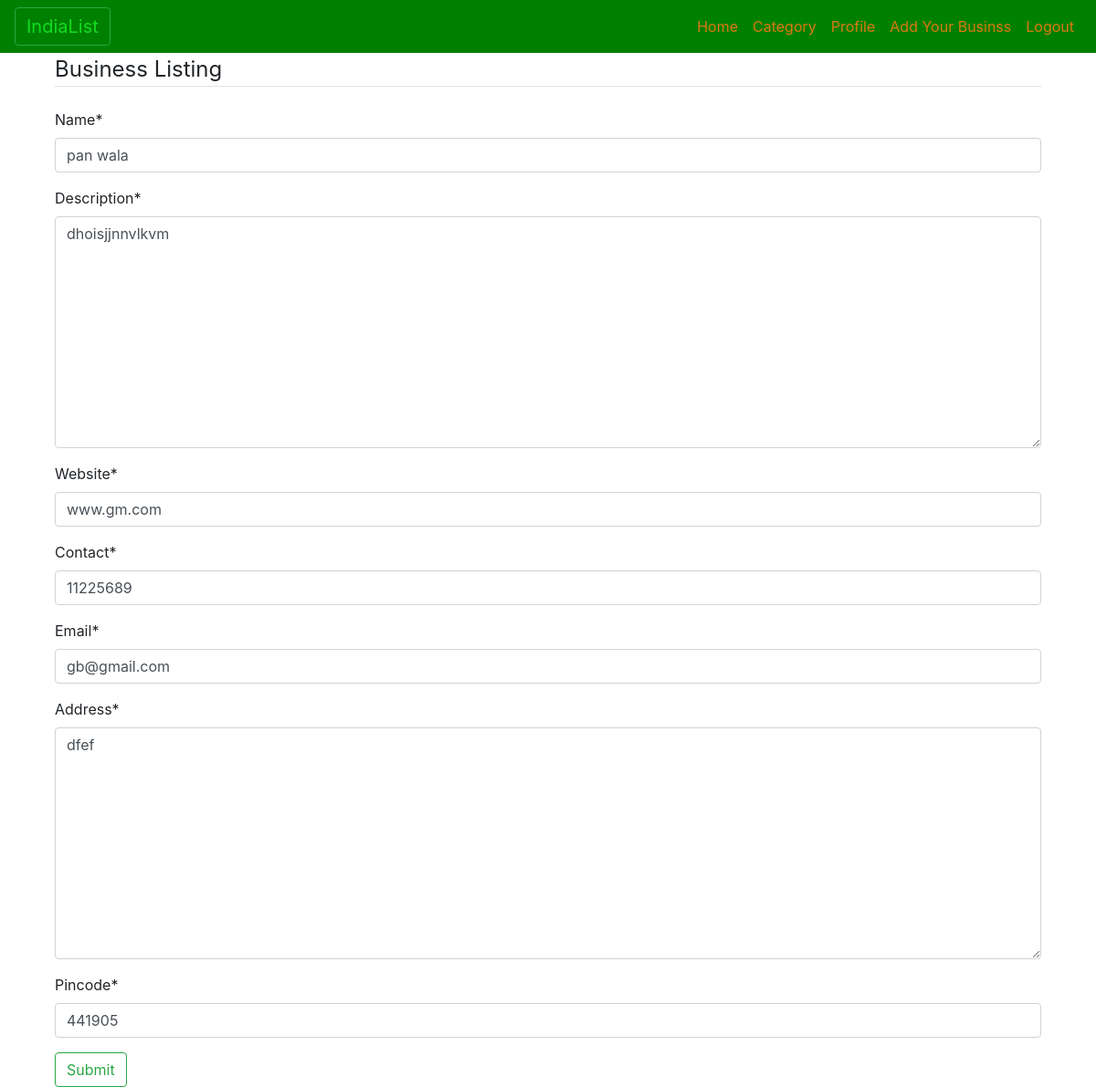
Screenshot of /list/7/update/ (signed in) with the database file from the repository.
### businesslisting/models.py (models this page shows, shortened)
class List(models.Model):
	name = models.CharField(max_length=200)
	description = models.TextField()
	website = models.CharField(max_length=100)
	contact = models.IntegerField()
	email   = models.CharField(max_length=50)
	address = models.TextField()
	pincode = models.IntegerField()
	date_posted = models.DateTimeField(default=timezone.now)
	author = models.ForeignKey(User,on_delete=models.CASCADE)

### businesslisting/views.py (the view, shortened to what this page needs)
# urls.py: path('list/<int:pk>/update/', BizUpdateView.as_view(), name='list-update'),
class BizUpdateView(LoginRequiredMixin, UserPassesTestMixin, UpdateView):
	model = List
	fields = ['name','description','website','contact','email','address','pincode']
	def test_func(self):
		list = self.get_object()
		if self.request.user == list.author:
			return True
		return False

### businesslisting/templates/businesslisting/list_form.html (shortened to what this page needs)
{% extends "businesslisting/base.html" %}
{% load crispy_forms_tags %}
{% block content%}
  <div class="container">
  	<form method="POST">
  		<fieldset class="from-group">
  			<legend class="border-bottom mb-4">
  		       Business Listing
  			</legend>
  			{{ form|crispy }}
  		</fieldset>
  	   <button class="btn btn-outline-success" type="submit"> Submit </button>
   </form>
  </div>
{% endblock content %}

### businesslisting/static/businesslisting/main.css (style rules this page uses)
body { background-color: ; }

### rows the page displays
List: name "pan wala", description "dhoisjjnnvlkvm", website "www.gm.com", contact "11225689", email "gb@gmail.com", address "dfef", pincode "441905"
